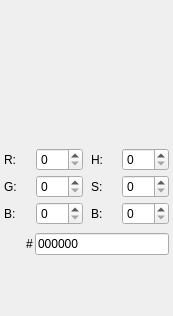
<?xml version="1.0" encoding="UTF-8"?>
<ui version="4.0">
 <class>ColorPicker</class>
 <widget class="QWidget" name="ColorPicker">
  <property name="geometry">
   <rect>
    <x>0</x>
    <y>0</y>
    <width>173</width>
    <height>316</height>
   </rect>
  </property>
  <property name="windowTitle">
   <string notr="true"/>
  </property>
  <layout class="QVBoxLayout" name="verticalLayout_2">
   <property name="spacing">
    <number>4</number>
   </property>
   <property name="leftMargin">
    <number>0</number>
   </property>
   <property name="topMargin">
    <number>0</number>
   </property>
   <property name="rightMargin">
    <number>0</number>
   </property>
   <property name="bottomMargin">
    <number>0</number>
   </property>
   <item>
    <layout class="QVBoxLayout" name="verticalLayout">
     <property name="spacing">
      <number>4</number>
     </property>
     <item>
      <widget class="ColorModelView" name="colorModelBox" native="true">
       <property name="sizePolicy">
        <sizepolicy hsizetype="Preferred" vsizetype="Fixed">
         <horstretch>0</horstretch>
         <verstretch>0</verstretch>
        </sizepolicy>
       </property>
       <property name="minimumSize">
        <size>
         <width>0</width>
         <height>140</height>
        </size>
       </property>
      </widget>
     </item>
     <item>
      <layout class="QGridLayout" name="gridLayout">
       <property name="leftMargin">
        <number>4</number>
       </property>
       <property name="topMargin">
        <number>4</number>
       </property>
       <property name="rightMargin">
        <number>4</number>
       </property>
       <property name="bottomMargin">
        <number>4</number>
       </property>
       <property name="horizontalSpacing">
        <number>8</number>
       </property>
       <property name="verticalSpacing">
        <number>4</number>
       </property>
       <item row="0" column="0">
        <widget class="LabelSlider" name="redLabel">
         <property name="text">
          <string notr="true">R:</string>
         </property>
         <property name="buddy">
          <cstring>redField</cstring>
         </property>
        </widget>
       </item>
       <item row="0" column="1">
        <widget class="QSpinBox" name="redField">
         <property name="minimumSize">
          <size>
           <width>0</width>
           <height>0</height>
          </size>
         </property>
         <property name="maximum">
          <number>255</number>
         </property>
         <property name="value">
          <number>0</number>
         </property>
        </widget>
       </item>
       <item row="0" column="2">
        <widget class="LabelSlider" name="hueLabel">
         <property name="text">
          <string notr="true">H:</string>
         </property>
         <property name="buddy">
          <cstring>hueField</cstring>
         </property>
        </widget>
       </item>
       <item row="0" column="3">
        <widget class="QSpinBox" name="hueField">
         <property name="minimumSize">
          <size>
           <width>0</width>
           <height>0</height>
          </size>
         </property>
         <property name="maximum">
          <number>359</number>
         </property>
         <property name="value">
          <number>0</number>
         </property>
        </widget>
       </item>
       <item row="1" column="0">
        <widget class="LabelSlider" name="greenLabel">
         <property name="text">
          <string notr="true">G:</string>
         </property>
         <property name="buddy">
          <cstring>greenField</cstring>
         </property>
        </widget>
       </item>
       <item row="1" column="1">
        <widget class="QSpinBox" name="greenField">
         <property name="minimumSize">
          <size>
           <width>0</width>
           <height>0</height>
          </size>
         </property>
         <property name="maximum">
          <number>255</number>
         </property>
         <property name="value">
          <number>0</number>
         </property>
        </widget>
       </item>
       <item row="1" column="2">
        <widget class="LabelSlider" name="saturationLabel">
         <property name="text">
          <string notr="true">S:</string>
         </property>
         <property name="buddy">
          <cstring>saturationField</cstring>
         </property>
        </widget>
       </item>
       <item row="1" column="3">
        <widget class="QSpinBox" name="saturationField">
         <property name="minimumSize">
          <size>
           <width>0</width>
           <height>0</height>
          </size>
         </property>
         <property name="maximum">
          <number>255</number>
         </property>
         <property name="value">
          <number>0</number>
         </property>
        </widget>
       </item>
       <item row="2" column="0">
        <widget class="LabelSlider" name="blueLabel">
         <property name="text">
          <string notr="true">B:</string>
         </property>
         <property name="buddy">
          <cstring>blueField</cstring>
         </property>
        </widget>
       </item>
       <item row="2" column="1">
        <widget class="QSpinBox" name="blueField">
         <property name="minimumSize">
          <size>
           <width>0</width>
           <height>0</height>
          </size>
         </property>
         <property name="maximum">
          <number>255</number>
         </property>
         <property name="value">
          <number>0</number>
         </property>
        </widget>
       </item>
       <item row="2" column="2">
        <widget class="LabelSlider" name="brightnessLabel">
         <property name="text">
          <string notr="true">B:</string>
         </property>
         <property name="buddy">
          <cstring>brightnessField</cstring>
         </property>
        </widget>
       </item>
       <item row="2" column="3">
        <widget class="QSpinBox" name="brightnessField">
         <property name="minimumSize">
          <size>
           <width>0</width>
           <height>0</height>
          </size>
         </property>
         <property name="maximum">
          <number>255</number>
         </property>
         <property name="value">
          <number>0</number>
         </property>
        </widget>
       </item>
      </layout>
     </item>
     <item>
      <layout class="QHBoxLayout" name="horizontalLayout">
       <property name="spacing">
        <number>2</number>
       </property>
       <property name="sizeConstraint">
        <enum>QLayout::SetNoConstraint</enum>
       </property>
       <property name="leftMargin">
        <number>4</number>
       </property>
       <property name="rightMargin">
        <number>4</number>
       </property>
       <item>
        <widget class="ColorView" name="colorPanel" native="true">
         <property name="sizePolicy">
          <sizepolicy hsizetype="Fixed" vsizetype="Fixed">
           <horstretch>0</horstretch>
           <verstretch>0</verstretch>
          </sizepolicy>
         </property>
         <property name="minimumSize">
          <size>
           <width>20</width>
           <height>20</height>
          </size>
         </property>
         <property name="autoFillBackground">
          <bool>false</bool>
         </property>
        </widget>
       </item>
       <item>
        <widget class="QLabel" name="hexLabel">
         <property name="text">
          <string notr="true">#</string>
         </property>
         <property name="buddy">
          <cstring>hexValue</cstring>
         </property>
        </widget>
       </item>
       <item>
        <widget class="QLineEdit" name="hexValue">
         <property name="text">
          <string notr="true">000000</string>
         </property>
        </widget>
       </item>
      </layout>
     </item>
    </layout>
   </item>
   <item>
    <widget class="QWidget" name="swatchesView" native="true"/>
   </item>
  </layout>
 </widget>
 <customwidgets>
  <customwidget>
   <class>ColorView</class>
   <extends>QWidget</extends>
   <header>colorview.h</header>
   <container>1</container>
  </customwidget>
  <customwidget>
   <class>LabelSlider</class>
   <extends>QLabel</extends>
   <header>labelslider.h</header>
  </customwidget>
  <customwidget>
   <class>ColorModelView</class>
   <extends>QWidget</extends>
   <header>colormodelview.h</header>
   <container>1</container>
  </customwidget>
 </customwidgets>
 <resources/>
 <connections/>
</ui>
